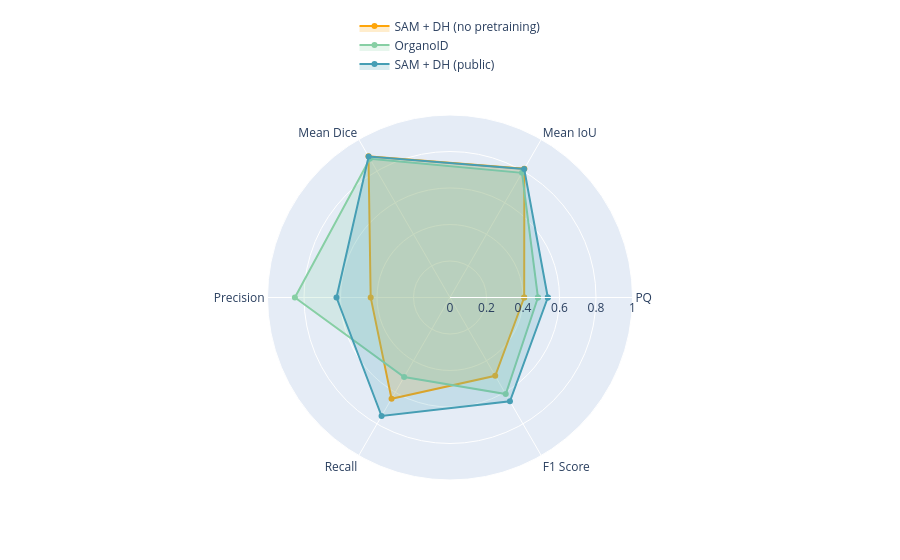

Notebook code cell kept with this figure:
### Code cell
import plotly.graph_objects as go
import numpy as np
import pandas as pd

# Define color map with RGBA format as strings
color_map = {
    'SAM + DH (no pretraining)': 'rgba(254, 165, 9, 0.2)',  # Orange with transparency
    'OrganoID': 'rgba(135, 207, 164, 0.2)',                # Soft Teal with transparency
    'SAM + DH (public)': 'rgba(70, 158, 180, 0.2)',        # Bright Teal with transparency
}

# Load the metrics values from the specified file
file_path_txt = r'C:\Users\ZHY\PycharmProjects\SAM_with_Detection_Head\datasets\organoID_test\PDAC\scratch_metrics_values_one\overall_metrics.txt'

# Function to read the overall metrics from the text file
def read_metrics_from_txt(file_path):
    metrics = {}
    with open(file_path, 'r') as file:
        lines = file.readlines()
        # Assuming the file has the format: 'MetricName: value'
        for line in lines:
            if ':' in line:
                metric_name, value = line.split(':')
                metrics[metric_name.strip()] = float(value.strip())
    return metrics

# Read the metrics for Model 1: SAM + DH (no pretraining)
metrics_model_1 = read_metrics_from_txt(file_path_txt)

# Extracting metrics values
stats = [
    metrics_model_1.get('mean_pq', 0),                # Adjust the metric names based on your file
    metrics_model_1.get('mean_iou', 0),
    metrics_model_1.get('mean_dice_coefficient', 0),
    metrics_model_1.get('mean_precision', 0),
    metrics_model_1.get('mean_recall', 0),
    metrics_model_1.get('mean_f1_score', 0)
]

# Load the Excel file for Model 2 and Model 3 metrics
file_path_excel = 'organoid_metric_comparison_PDAC.xlsx'
table = pd.read_excel(file_path_excel)

# Extract PQ values for each model
# Adjust column names based on your Excel file structure
model_2_metrics = table[table['Unnamed: 0'] == 'OrganoID'].iloc[0]
model_3_metrics = table[table['Unnamed: 0'] == 'SAM + DH (public)'].iloc[0]

# Extracting metrics values for Model 2 and Model 3
stats2 = [
    model_2_metrics['PQ'],
    model_2_metrics['Mean IoU'],
    model_2_metrics['Mean Dice'],
    model_2_metrics['Precision'],
    model_2_metrics['Recall'],
    model_2_metrics['F1 Score']
]

stats3 = [
    model_3_metrics['PQ'],
    model_3_metrics['Mean IoU'],
    model_3_metrics['Mean Dice'],
    model_3_metrics['Precision'],
    model_3_metrics['Recall'],
    model_3_metrics['F1 Score']
]

# Example data labels
labels = np.array(['PQ', 'Mean IoU', 'Mean Dice', 'Precision', 'Recall', 'F1 Score'])

# Number of variables
num_vars = len(labels)

# Create a figure
fig = go.Figure()

# Add the first model's radar plot
fig.add_trace(go.Scatterpolar(
    r=stats + [stats[0]],  # Loop back to the start
    theta=labels.tolist() + [labels[0]],  # Loop back to the start
    fill='toself',
    name='SAM + DH (no pretraining)',
    line_color=color_map['SAM + DH (no pretraining)'].replace('0.2', '1'),  # Opaque line color
    fillcolor=color_map['SAM + DH (no pretraining)']
))

# Add the second model's radar plot
fig.add_trace(go.Scatterpolar(
    r=stats2 + [stats2[0]],  # Loop back to the start
    theta=labels.tolist() + [labels[0]],  # Loop back to the start
    fill='toself',
    name='OrganoID',
    line_color=color_map['OrganoID'].replace('0.2', '1'),  # Opaque line color
    fillcolor=color_map['OrganoID']
))

# Add the third model's radar plot
fig.add_trace(go.Scatterpolar(
    r=stats3 + [stats3[0]],  # Loop back to the start
    theta=labels.tolist() + [labels[0]],  # Loop back to the start
    fill='toself',
    name='SAM + DH (public)',
    line_color=color_map['SAM + DH (public)'].replace('0.2', '1'),  # Opaque line color
    fillcolor=color_map['SAM + DH (public)']
))

front_size = 12
# Update layout with font size adjustments
fig.update_layout(
    polar=dict(
        radialaxis=dict(
            visible=True,
            range=[0, 1],  # Adjust the range if necessary based on your data
            tickfont=dict(size=front_size),  # Adjust radial axis tick font size
            titlefont=dict(size=front_size)  # Adjust radial axis title font size if needed
        ),
        angularaxis=dict(
            tickfont=dict(size=front_size)  # Adjust angular axis (labels) font size
        )
    ),
    showlegend=True,
    legend=dict(
        orientation="v",
        yanchor="bottom",
        y=1.1,
        xanchor="center",
        x=0.5,
        font=dict(size=front_size)  # Adjust legend font size
    ),
    template="plotly",
    title=dict(
        #text='Model Performance Comparison Across PDAC',  # Add or update the title if needed
        font=dict(size=front_size)  # Adjust title font size
    )
)

# Show the figure
fig.show()

### Figure 1 — Plotly figure (JSON) as saved in the notebook; plotly's stock layout.template omitted (floating-point values rounded to 4 significant figures)
{"data": [{"fill": "toself", "fillcolor": "rgba(254, 165, 9, 0.2)", "line": {"color": "rgba(254, 165, 9, 1)"}, "name": "SAM + DH (no pretraining)", "r": [0.4065, 0.8147, 0.8934, 0.4346, 0.6405, 0.4956, 0.4065], "theta": ["PQ", "Mean IoU", "Mean Dice", "Precision", "Recall", "F1 Score", "PQ"], "type": "scatterpolar"}, {"fill": "toself", "fillcolor": "rgba(135, 207, 164, 0.2)", "line": {"color": "rgba(135, 207, 164, 1)"}, "name": "OrganoID", "r": [0.482, 0.789, 0.878, 0.85, 0.503, 0.611, 0.482], "theta": ["PQ", "Mean IoU", "Mean Dice", "Precision", "Recall", "F1 Score", "PQ"], "type": "scatterpolar"}, {"fill": "toself", "fillcolor": "rgba(70, 158, 180, 0.2)", "line": {"color": "rgba(70, 158, 180, 1)"}, "name": "SAM + DH (public)", "r": [0.536, 0.813, 0.892, 0.622, 0.75, 0.657, 0.536], "theta": ["PQ", "Mean IoU", "Mean Dice", "Precision", "Recall", "F1 Score", "PQ"], "type": "scatterpolar"}], "layout": {"legend": {"font": {"size": 12}, "orientation": "v", "x": 0.5, "xanchor": "center", "y": 1.1, "yanchor": "bottom"}, "polar": {"angularaxis": {"tickfont": {"size": 12}}, "radialaxis": {"range": [0, 1], "tickfont": {"size": 12}, "title": {"font": {"size": 12}}, "visible": true}}, "showlegend": true, "title": {"font": {"size": 12}}}}
